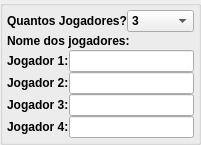
            <widget class="QGroupBox" name="group_configuracao_partida">
             <property name="sizePolicy">
              <sizepolicy hsizetype="Expanding" vsizetype="Preferred">
               <horstretch>0</horstretch>
               <verstretch>0</verstretch>
              </sizepolicy>
             </property>
             <property name="title">
              <string/>
             </property>
             <layout class="QVBoxLayout" name="verticalLayout_3">
              <property name="spacing">
               <number>2</number>
              </property>
              <property name="leftMargin">
               <number>4</number>
              </property>
              <property name="topMargin">
               <number>4</number>
              </property>
              <property name="rightMargin">
               <number>4</number>
              </property>
              <property name="bottomMargin">
               <number>4</number>
              </property>
              <item>
               <layout class="QHBoxLayout" name="horizontalLayout">
                <property name="spacing">
                 <number>0</number>
                </property>
                <item>
                 <widget class="QLabel" name="label_quantos_jogadores">
                  <property name="sizePolicy">
                   <sizepolicy hsizetype="Expanding" vsizetype="Preferred">
                    <horstretch>0</horstretch>
                    <verstretch>0</verstretch>
                   </sizepolicy>
                  </property>
                  <property name="font">
                   <font>
                    <bold>true</bold>
                   </font>
                  </property>
                  <property name="text">
                   <string>Quantos Jogadores?</string>
                  </property>
                 </widget>
                </item>
                <item>
                 <widget class="QComboBox" name="combo_quantos_jogadores">
                  <property name="sizePolicy">
                   <sizepolicy hsizetype="Expanding" vsizetype="Preferred">
                    <horstretch>0</horstretch>
                    <verstretch>0</verstretch>
                   </sizepolicy>
                  </property>
                  <property name="minimumSize">
                   <size>
                    <width>0</width>
                    <height>0</height>
                   </size>
                  </property>
                  <property name="maximumSize">
                   <size>
                    <width>150</width>
                    <height>30</height>
                   </size>
                  </property>
                  <property name="font">
                   <font>
                    <bold>true</bold>
                   </font>
                  </property>
                  <property name="focusPolicy">
                   <enum>Qt::FocusPolicy::WheelFocus</enum>
                  </property>
                  <item>
                   <property name="text">
                    <string>3</string>
                   </property>
                  </item>
                  <item>
                   <property name="text">
                    <string>4</string>
                   </property>
                  </item>
                 </widget>
                </item>
               </layout>
              </item>
              <item>
               <widget class="QLabel" name="label_nome_dos_jogadores">
                <property name="sizePolicy">
                 <sizepolicy hsizetype="Expanding" vsizetype="Preferred">
                  <horstretch>0</horstretch>
                  <verstretch>0</verstretch>
                 </sizepolicy>
                </property>
                <property name="minimumSize">
                 <size>
                  <width>0</width>
                  <height>0</height>
                 </size>
                </property>
                <property name="maximumSize">
                 <size>
                  <width>16777215</width>
                  <height>30</height>
                 </size>
                </property>
                <property name="font">
                 <font>
                  <bold>true</bold>
                  <underline>false</underline>
                 </font>
                </property>
                <property name="text">
                 <string>Nome dos jogadores:</string>
                </property>
               </widget>
              </item>
              <item>
               <layout class="QGridLayout" name="nomes_jogadores">
                <property name="sizeConstraint">
                 <enum>QLayout::SizeConstraint::SetNoConstraint</enum>
                </property>
                <property name="topMargin">
                 <number>0</number>
                </property>
                <property name="spacing">
                 <number>0</number>
                </property>
                <item row="4" column="0">
                 <widget class="QLabel" name="label_jogador4">
                  <property name="sizePolicy">
                   <sizepolicy hsizetype="Expanding" vsizetype="Preferred">
                    <horstretch>0</horstretch>
                    <verstretch>0</verstretch>
                   </sizepolicy>
                  </property>
                  <property name="minimumSize">
                   <size>
                    <width>0</width>
                    <height>0</height>
                   </size>
                  </property>
                  <property name="maximumSize">
                   <size>
                    <width>16777215</width>
                    <height>30</height>
                   </size>
                  </property>
                  <property name="font">
                   <font>
                    <bold>true</bold>
                   </font>
                  </property>
                  <property name="text">
                   <string>Jogador 4:</string>
                  </property>
                 </widget>
                </item>
                <item row="1" column="0">
                 <widget class="QLabel" name="label_jogador1">
                  <property name="sizePolicy">
                   <sizepolicy hsizetype="Expanding" vsizetype="Preferred">
                    <horstretch>0</horstretch>
                    <verstretch>0</verstretch>
                   </sizepolicy>
                  </property>
                  <property name="minimumSize">
                   <size>
                    <width>0</width>
                    <height>0</height>
                   </size>
                  </property>
                  <property name="maximumSize">
                   <size>
                    <width>16777215</width>
                    <height>30</height>
                   </size>
                  </property>
                  <property name="font">
                   <font>
                    <bold>true</bold>
                   </font>
                  </property>
                  <property name="text">
                   <string>Jogador 1:</string>
                  </property>
                 </widget>
                </item>
                <item row="2" column="0">
                 <widget class="QLabel" name="label_jogador2">
                  <property name="sizePolicy">
                   <sizepolicy hsizetype="Expanding" vsizetype="Preferred">
                    <horstretch>0</horstretch>
                    <verstretch>0</verstretch>
                   </sizepolicy>
                  </property>
                  <property name="minimumSize">
                   <size>
                    <width>0</width>
                    <height>0</height>
                   </size>
                  </property>
                  <property name="maximumSize">
                   <size>
                    <width>16777215</width>
                    <height>30</height>
                   </size>
                  </property>
                  <property name="font">
                   <font>
                    <bold>true</bold>
                   </font>
                  </property>
                  <property name="text">
                   <string>Jogador 2:</string>
                  </property>
                 </widget>
                </item>
                <item row="2" column="1">
                 <widget class="QLineEdit" name="line_jogador2">
                  <property name="sizePolicy">
                   <sizepolicy hsizetype="Expanding" vsizetype="Preferred">
                    <horstretch>0</horstretch>
                    <verstretch>0</verstretch>
                   </sizepolicy>
                  </property>
                  <property name="minimumSize">
                   <size>
                    <width>0</width>
                    <height>0</height>
                   </size>
                  </property>
                  <property name="maximumSize">
                   <size>
                    <width>16777215</width>
                    <height>30</height>
                   </size>
                  </property>
                  <property name="font">
                   <font>
                    <bold>true</bold>
                   </font>
                  </property>
                 </widget>
                </item>
                <item row="4" column="1">
                 <widget class="QLineEdit" name="line_jogador4">
                  <property name="sizePolicy">
                   <sizepolicy hsizetype="Expanding" vsizetype="Preferred">
                    <horstretch>0</horstretch>
                    <verstretch>0</verstretch>
                   </sizepolicy>
                  </property>
                  <property name="minimumSize">
                   <size>
                    <width>0</width>
                    <height>0</height>
                   </size>
                  </property>
                  <property name="maximumSize">
                   <size>
                    <width>16777215</width>
                    <height>30</height>
                   </size>
                  </property>
                  <property name="font">
                   <font>
                    <bold>true</bold>
                   </font>
                  </property>
                 </widget>
                </item>
                <item row="1" column="1">
                 <widget class="QLineEdit" name="line_jogador1">
                  <property name="sizePolicy">
                   <sizepolicy hsizetype="Expanding" vsizetype="Preferred">
                    <horstretch>0</horstretch>
                    <verstretch>0</verstretch>
                   </sizepolicy>
                  </property>
                  <property name="minimumSize">
                   <size>
                    <width>0</width>
                    <height>0</height>
                   </size>
                  </property>
                  <property name="maximumSize">
                   <size>
                    <width>16777215</width>
                    <height>30</height>
                   </size>
                  </property>
                  <property name="font">
                   <font>
                    <bold>true</bold>
                   </font>
                  </property>
                  <property name="layoutDirection">
                   <enum>Qt::LayoutDirection::LeftToRight</enum>
                  </property>
                 </widget>
                </item>
                <item row="3" column="0">
                 <widget class="QLabel" name="label_jogador3">
                  <property name="sizePolicy">
                   <sizepolicy hsizetype="Expanding" vsizetype="Preferred">
                    <horstretch>0</horstretch>
                    <verstretch>0</verstretch>
                   </sizepolicy>
                  </property>
                  <property name="minimumSize">
                   <size>
                    <width>0</width>
                    <height>0</height>
                   </size>
                  </property>
                  <property name="maximumSize">
                   <size>
                    <width>16777215</width>
                    <height>30</height>
                   </size>
                  </property>
                  <property name="font">
                   <font>
                    <bold>true</bold>
                   </font>
                  </property>
                  <property name="text">
                   <string>Jogador 3:</string>
                  </property>
                 </widget>
                </item>
                <item row="3" column="1">
                 <widget class="QLineEdit" name="line_jogador3">
                  <property name="sizePolicy">
                   <sizepolicy hsizetype="Expanding" vsizetype="Preferred">
                    <horstretch>0</horstretch>
                    <verstretch>0</verstretch>
                   </sizepolicy>
                  </property>
                  <property name="minimumSize">
                   <size>
                    <width>0</width>
                    <height>0</height>
                   </size>
                  </property>
                  <property name="maximumSize">
                   <size>
                    <width>16777215</width>
                    <height>30</height>
                   </size>
                  </property>
                  <property name="font">
                   <font>
                    <bold>true</bold>
                   </font>
                  </property>
                 </widget>
                </item>
               </layout>
              </item>
             </layout>
            </widget>
